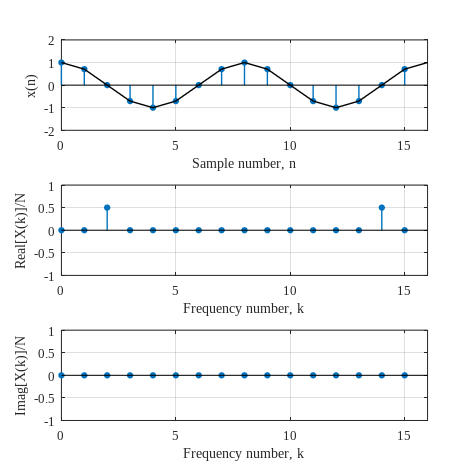

MATLAB code for this plot:
% a_DFT_Ex1     DFT example
%
% This example shows the DFT result of a cosine with two periods within the
% time window, in real and imaginary parts, respectively. Since a cosine is
% an even function, only the real part of the DFT contains nonzero data.
% This example is similar to the results in Figure 9.3 in Brandt.

% This file is part of the examples for the ABRAVIBE Toolbox for NVA which 
% is an accompanying toolbox for the book
% Brandt, Anders: "Noise and Vibration Analysis: Signal Analysis and
% Experimental Procedures," Wiley 2011. ISBN: 13-978-0-470-74644-8.
% Copyright 2011, Anders Brandt.

clear
clc
close all

% Some settings to easily change plot appearance
%--------------------------------------------------
FontSize=9;
FontName='Times New Roman';
LineWidth=1;
LineType={'-k','--k','-.k',':k'};

%--------------------------------------------------
% Create a cosine with 2 periods, N=16
n=(0:15)';
y=cos(4*pi*n/16);
% Spectrum
Y=fft(y)/16;
% Plot data
hf=figure;
set(gcf, 'PaperPositionMode', 'manual');
set(gcf, 'PaperUnits', 'centimeters');
set(gcf, 'PaperPosition', [0 0 12 12]);
set(gcf, 'PaperSize', [12 12])
subplot(3,1,1)
stem(n,y,'fill','MarkerSize',4,'LineWidth',LineWidth)
hold on
n=[n;16];
plot(n,cos(4*pi*n/16),LineType{1},'LineWidth',LineWidth)
xlabel('Sample number, n','FontName',FontName,'FontSize',FontSize)
ylabel('x(n)','FontName',FontName,'FontSize',FontSize)
axis([0 16 -2 2])
grid
set(gca,'FontName',FontName,'FontSize',FontSize)
subplot(3,1,2)
n=n(1:end-1);
stem(n,real(Y),'fill','MarkerSize',4,'LineWidth',LineWidth)
xlabel('Frequency number, k','FontName',FontName,'FontSize',FontSize)
ylabel('Real[X(k)]/N','FontName',FontName,'FontSize',FontSize)
axis([0 16 -1 1])
grid
set(gca,'FontName',FontName,'FontSize',FontSize)
subplot(3,1,3)
stem(n,imag(Y),'fill','MarkerSize',4,'LineWidth',LineWidth)
axis([0 16 -1 1])
xlabel('Frequency number, k','FontName',FontName,'FontSize',FontSize)
ylabel('Imag[X(k)]/N','FontName',FontName,'FontSize',FontSize)
grid
set(gca,'FontName',FontName,'FontSize',FontSize)
